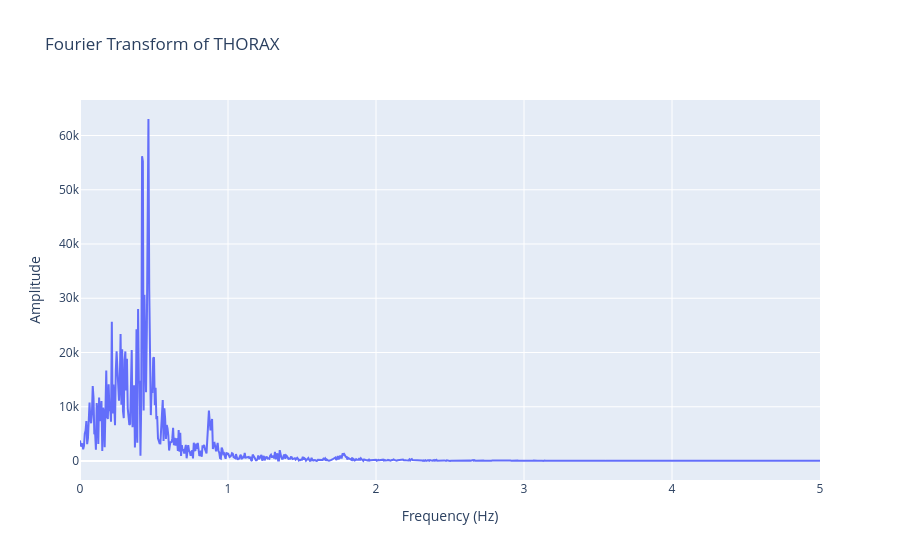

The cell this chart's notebook holds for it:
### Code cell
fig = fourier_transform_plot(df)
fig

### Figure 1 — Plotly figure (JSON) as saved in the notebook; plotly's stock layout.template omitted (floating-point values rounded to 4 significant figures; data arrays with more than 128 entries replaced by an {"elided": "..."} marker saying what was removed)
{"data": [{"mode": "lines", "name": "THORAX", "type": "scatter", "x": {"elided": "18601 float values"}, "y": {"elided": "18601 float values"}}], "layout": {"title": {"text": "Fourier Transform of THORAX"}, "xaxis": {"range": [0, 5], "title": {"text": "Frequency (Hz)"}}, "yaxis": {"title": {"text": "Amplitude"}}}}
